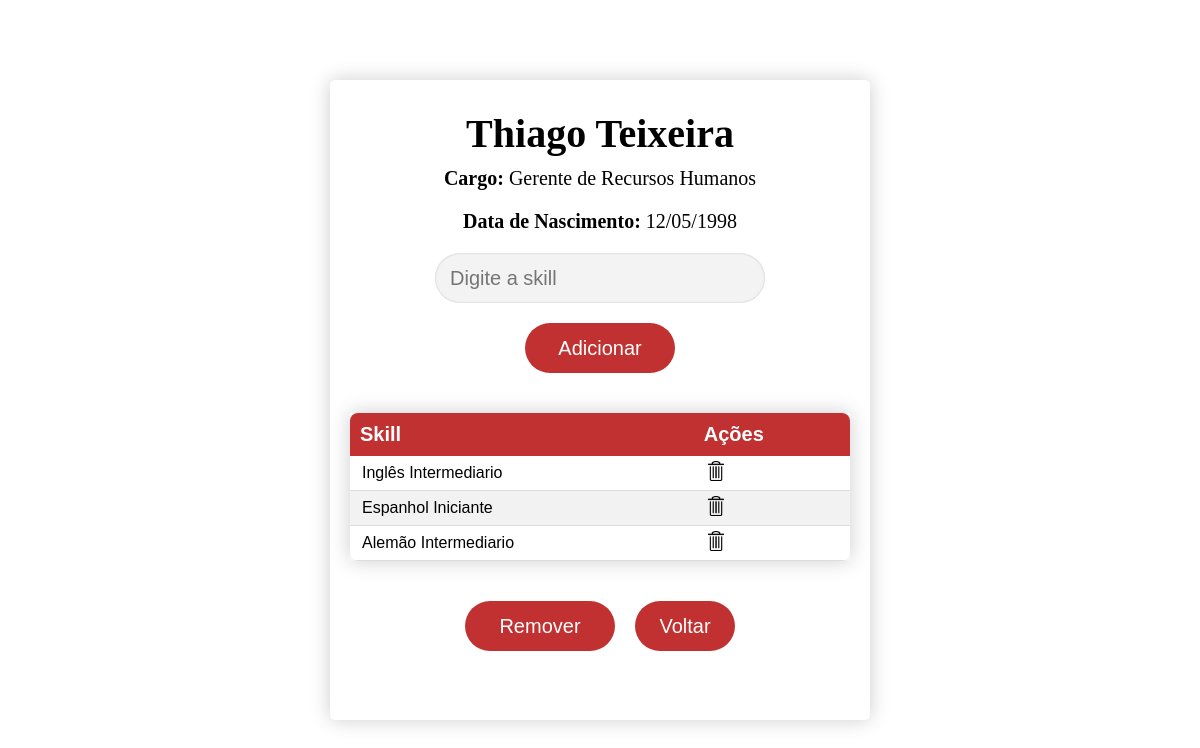
The app's page /funcionario/36/ (signed in) with its own data.
### app/models.py (models this page shows, shortened)
class Funcionario(models.Model):
    nome = models.CharField(max_length=100)
    cargo = models.CharField(max_length=50)
    data_nascimento = models.DateField()
    skills = models.ManyToManyField(Skill, blank=True)  # Relacionamento ManyToMany com Skill

class Skill(models.Model):
    nome = models.CharField(max_length=100)

### app/views.py (the view)
# urls.py: path('funcionario/<int:funcionario_id>/', views.funcionario_detalhes, name='funcionario_detail'),  # Corrigido para nome correto da URL)
@login_required(login_url='login')
def funcionario_detalhes(request, funcionario_id):
    funcionario = get_object_or_404(Funcionario, id=funcionario_id)
    return render(request, 'skills.html', {'funcionario': funcionario})

### app/templates/skills.html (shortened to what this page needs)
{% extends 'layout.html' %}
{% load static %}
{% block extrahead %}
    <link rel="stylesheet" href="{% static 'app/css/skills.css' %}">
{% endblock %}
{% block content %}
    <div class="skillsContainer">
        <h1>{{ funcionario.nome }}</h1>
        <p><strong>Cargo:</strong> {{ funcionario.cargo }}</p>
        <p><strong>Data de Nascimento:</strong> {{ funcionario.data_nascimento|date:"d/m/Y" }}</p>
        <form method="post" action="{% url 'add_skill' funcionario.id %}">
            <input id="skillInput" name="skill" type="text" placeholder="Digite a skill">
            <button type="submit">Adicionar</button>
        </form>
        <div class="skillsList">
            <table id="skillsTable">
                <thead>
                    <tr>
                        <th>Skill</th>
                        <th>Ações</th>
                    </tr>
                </thead>
                <tbody>
                    {% for skill in funcionario.skills.all %}
                        <tr>
                            <td>{{ skill.nome }}</td>
                            <td>
                                <a href="{% url 'remove_skill' funcionario.id skill.id %}" class="remove-skill">
                                    <img src="{% static 'app/img/icons/delete.png' %}" alt="">
                                </a>
                            </td>
                        </tr>
                    {% empty %}
                        <tr>
                            <td colspan="2">Não há skills cadastradas.</td>
                        </tr>
                    {% endfor %}
                </tbody>
            </table>
        </div>
        <div class="buttons">
            <form method="post" action="{% url 'remove_funcionario' funcionario.id %}">
                <button type="submit" class="deleteBtn" onclick="return confirm('Deseja realmente remover este funcionário?')">Remover</button>
            </form>
            <button class="goBackBtn" onclick="location.href='{% url 'main' %}'">Voltar</button>
        </div>
    </div>
{% endblock %}

### app/static/app/css/skills.css (style rules this page uses)
html, body { height: 100%; width: 100%; margin: 0; display: flex; flex-direction: column; justify-content: center; place-items: center; font-family: Calibri; }
a { text-decoration: none; color: #000; }
.skillsContainer { display: flex; flex-direction: column; align-items: center; box-shadow: 0 0 20px 0 rgba(0, 0, 0, 0.2); border-radius: 5px; width: 500px; height: 600px; padding: 20px; background-color: white; font-size: 20px; }
.skillsContainer p { margin: 0 0 20px 0; }
h1 { margin: 10px 0; }
form { display: flex; flex-direction: column; align-items: center; }
input[type="text"] { width: 300px; height: 20px; padding: 15px 15px; border-radius: 50px; outline: none; border: none; background-color: rgb(243, 243, 243); box-shadow: inset 0 0 2px #b8bbbe; font-size: 20px; color:rgb(73, 73, 73); }
button { width: 150px; margin: 20px 10px; height: 50px; border-radius: 50px; cursor: pointer; outline: none; color: white; font-size: 20px; transition: .3s; background-color: #c23131;; border: none; }
.skillsList { width: 100%; margin: 20px 0; overflow-x: auto; box-shadow: 0 0 20px 0 rgba(0, 0, 0, 0.2); }
#skillsTable { width: 100%; border-collapse: collapse; font-family: Arial, sans-serif; text-align: left; border-radius: 8px; overflow: hidden; box-shadow: 0 2px 10px rgba(0, 0, 0, 0.1); }
#skillsTable thead th { background-color: #c23131;; color: white; padding: 10px; font-weight: bold; }
#skillsTable tbody td { padding: 5px 12px; border-bottom: 1px solid #dddddd; font-size: 16px; }
#skillsTable tbody tr:nth-child(even) { background-color: #f2f2f2; }
.remove-skill img { width: 20px; height: 20px; cursor: pointer; }
.goBackBtn { padding: 0; width: 100px; }
.buttons { display: flex; flex-direction: row; justify-content: center; align-items: center; }

### records on screen
Funcionario: nome "Thiago Teixeira", cargo "Gerente de Recursos Humanos", data_nascimento "12/05/1998"
Skill: nome "Inglês Intermediario"
Skill: nome "Espanhol Iniciante"
Skill: nome "Alemão Intermediario"
